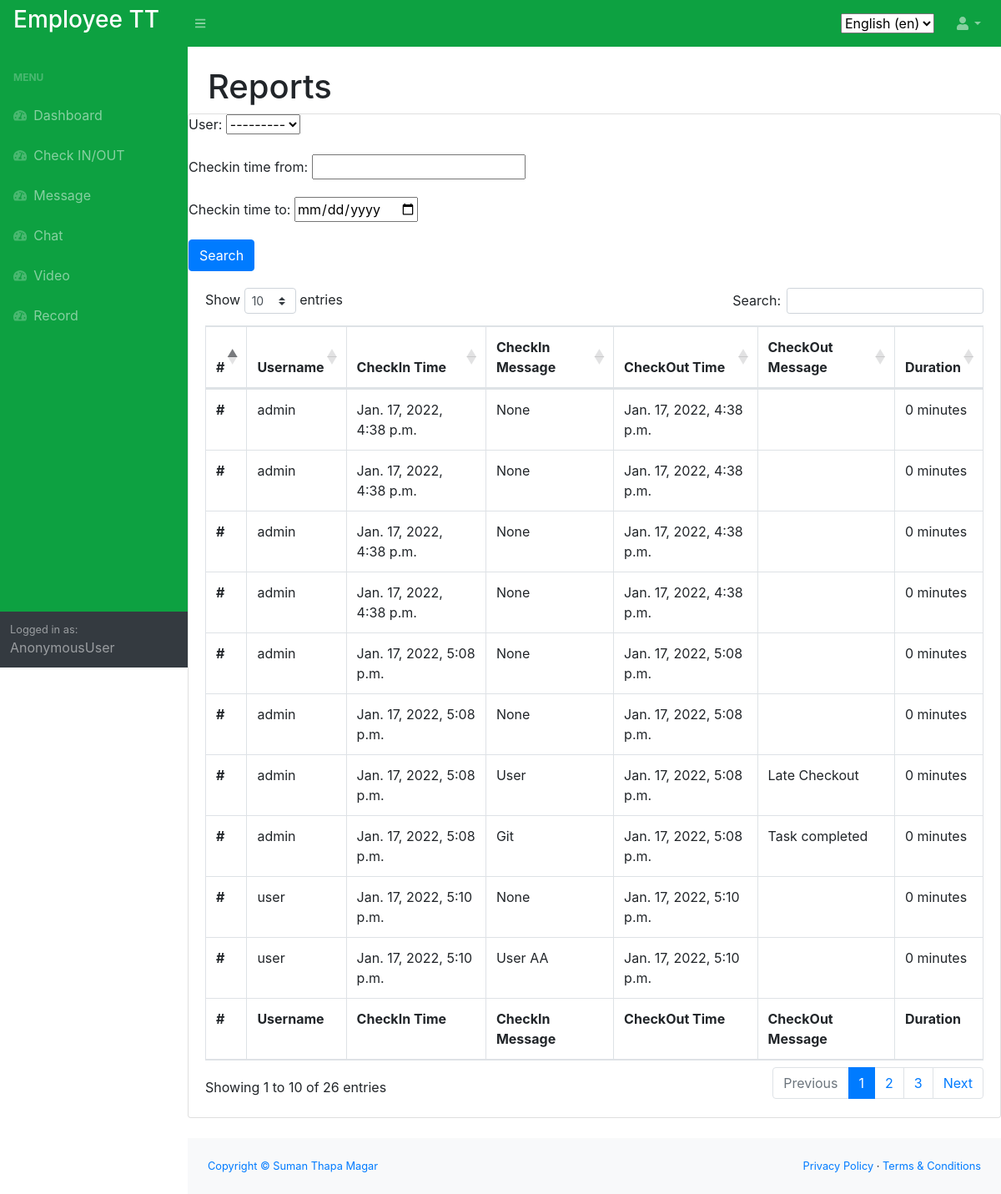
Page /en/timecard/report/ on the earlier database version.
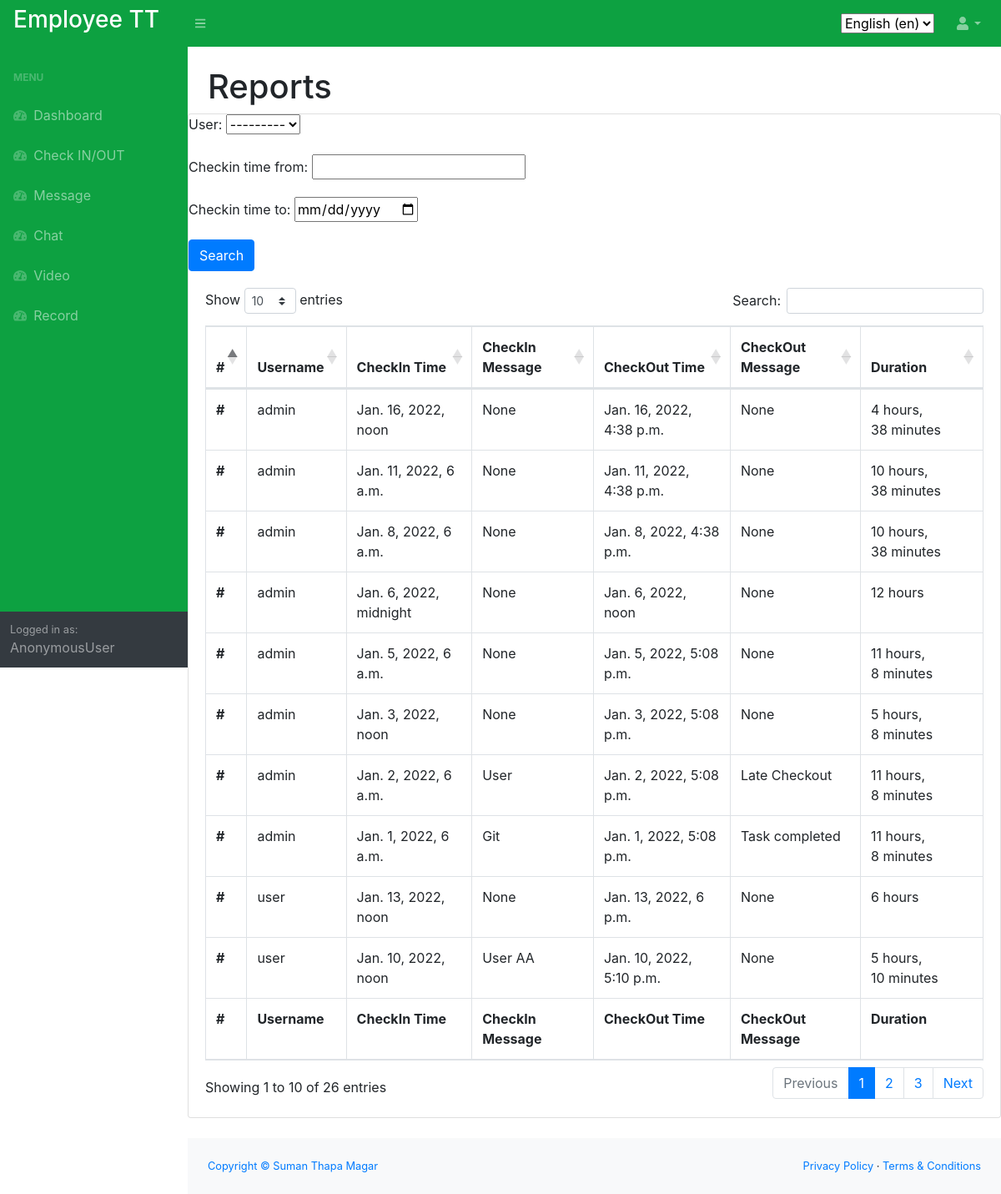
Same page on the later database version.
### timecard/models.py (models this page shows, shortened)
class DailyLog(models.Model):
    checkin_time = models.DateTimeField(default=datetime.now, null=True, blank=True)
    checkin_message = models.CharField(max_length=500, null=True, blank=True)
    checkout_time = models.DateTimeField(default=datetime.now, blank=True)
    checkout_message = models.CharField(max_length=500, null=True, blank=True)
    status = models.IntegerField(blank=True, null=False)
    user = models.ForeignKey(User, on_delete=models.CASCADE)
    class Meta:
        verbose_name = _('Daily Log')
        verbose_name_plural = _('Daily Logs')

### timecard/views.py (the view)
# urls.py: path('report/', views.report, name='report'),
def report(request):
    records = DailyLog.objects.all()
    myFilter = ReportFilter(request.GET, queryset=records)
    records = myFilter.qs
    context = {'records': records, 'myFilter': myFilter}
    return render(request, 'timecard/report.html', context)

### timecard/templates/timecard/report.html
{% extends 'home/main.html' %}
{% load i18n %}
{% block content %}
<main>
    <div class="container-fluid">
        <h1 class="mt-4">{% trans "Reports" %}</h1>
    </div>
    <div class="card mb-4">
        <form method="get">
            {{ myFilter.form.as_p }}
            <button class="btn btn-primary" type="submit">{% trans "Search" %}</button>
        </form>
        <div class="card-body">
            <div class="table-responsive">
                <table class="table table-bordered" id="dataTable" width="100%" cellspacing="0">
                    <thead>
                    <tr>
                        <th>#</th>
                        <th>{% trans "Username" %}</th>
                        <th>{% trans "CheckIn Time" %}</th>
                        <th>CheckIn Message</th>
                        <th>{% trans "CheckOut Time" %}</th>
                        <th>CheckOut Message</th>
                        <th>{% trans "Duration" %}</th>
                    </tr>
                    </thead>
                    <tfoot>
                    <tr>
                        <th>#</th>
                        <th>{% trans "Username" %}</th>
                        <th>{% trans "CheckIn Time" %}</th>
                        <th>CheckIn Message</th>
                        <th>{% trans "CheckOut Time" %}</th>
                        <th>CheckOut Message</th>
                        <th>{% trans "Duration" %}</th>
                    </tr>
                    </tfoot>
                    <tbody>
                    {% for r in records %}
                    <tr>
                        <th scope="row">#</th>
                        <td>{{ r.user.username }}</td>
                        <td>{{ r.checkin_time }}</td>
                        <td>{{ r.checkin_message }}</td>
                        <td>{{ r.checkout_time }}</td>
                        <td>{{ r.checkout_message }}</td>
                        <td>{{ r.checkout_time|timeuntil:r.checkin_time }}</td>
                    </tr>
                    {% endfor %}
                    </tbody>
                </table>
            </div>
        </div>
    </div>
</main>
{% endblock %}

Differences in the rows shown:
changed DailyLog: checkin_time "Jan. 17, 2022, 4:38 p.m." → "Jan. 16, 2022, noon"; checkout_time "Jan. 17, 2022, 4:38 p.m." → "Jan. 16, 2022, 4:38 p.m."; checkout_message (not shown) → "None"; checkout_time "0 minutes" → "4 hours, 38 minutes"
changed DailyLog: checkin_time "Jan. 17, 2022, 4:38 p.m." → "Jan. 11, 2022, 6 a.m."; checkout_time "Jan. 17, 2022, 4:38 p.m." → "Jan. 11, 2022, 4:38 p.m."; checkout_message (not shown) → "None"; checkout_time "0 minutes" → "10 hours, 38 minutes"
changed DailyLog: checkin_time "Jan. 17, 2022, 4:38 p.m." → "Jan. 8, 2022, 6 a.m."; checkout_time "Jan. 17, 2022, 4:38 p.m." → "Jan. 8, 2022, 4:38 p.m."; checkout_message (not shown) → "None"; checkout_time "0 minutes" → "10 hours, 38 minutes"
changed DailyLog: checkin_time "Jan. 17, 2022, 4:38 p.m." → "Jan. 6, 2022, midnight"; checkout_time "Jan. 17, 2022, 4:38 p.m." → "Jan. 6, 2022, noon"; checkout_message (not shown) → "None"; checkout_time "0 minutes" → "12 hours"
changed DailyLog: checkin_time "Jan. 17, 2022, 5:08 p.m." → "Jan. 5, 2022, 6 a.m."; checkout_time "Jan. 17, 2022, 5:08 p.m." → "Jan. 5, 2022, 5:08 p.m."; checkout_message (not shown) → "None"; checkout_time "0 minutes" → "11 hours, 8 minutes"
changed DailyLog: checkin_time "Jan. 17, 2022, 5:08 p.m." → "Jan. 3, 2022, noon"; checkout_time "Jan. 17, 2022, 5:08 p.m." → "Jan. 3, 2022, 5:08 p.m."; checkout_message (not shown) → "None"; checkout_time "0 minutes" → "5 hours, 8 minutes"
changed DailyLog "User": checkin_time "Jan. 17, 2022, 5:08 p.m." → "Jan. 2, 2022, 6 a.m."; checkout_time "Jan. 17, 2022, 5:08 p.m." → "Jan. 2, 2022, 5:08 p.m."; checkout_time "0 minutes" → "11 hours, 8 minutes"
changed DailyLog "Git": checkin_time "Jan. 17, 2022, 5:08 p.m." → "Jan. 1, 2022, 6 a.m."; checkout_time "Jan. 17, 2022, 5:08 p.m." → "Jan. 1, 2022, 5:08 p.m."; checkout_time "0 minutes" → "11 hours, 8 minutes"
changed DailyLog: checkin_time "Jan. 17, 2022, 5:10 p.m." → "Jan. 13, 2022, noon"; checkout_time "Jan. 17, 2022, 5:10 p.m." → "Jan. 13, 2022, 6 p.m."; checkout_message (not shown) → "None"; checkout_time "0 minutes" → "6 hours"
changed DailyLog "User AA": checkin_time "Jan. 17, 2022, 5:10 p.m." → "Jan. 10, 2022, noon"; checkout_time "Jan. 17, 2022, 5:10 p.m." → "Jan. 10, 2022, 5:10 p.m."; checkout_message (not shown) → "None"; checkout_time "0 minutes" → "5 hours, 10 minutes"
